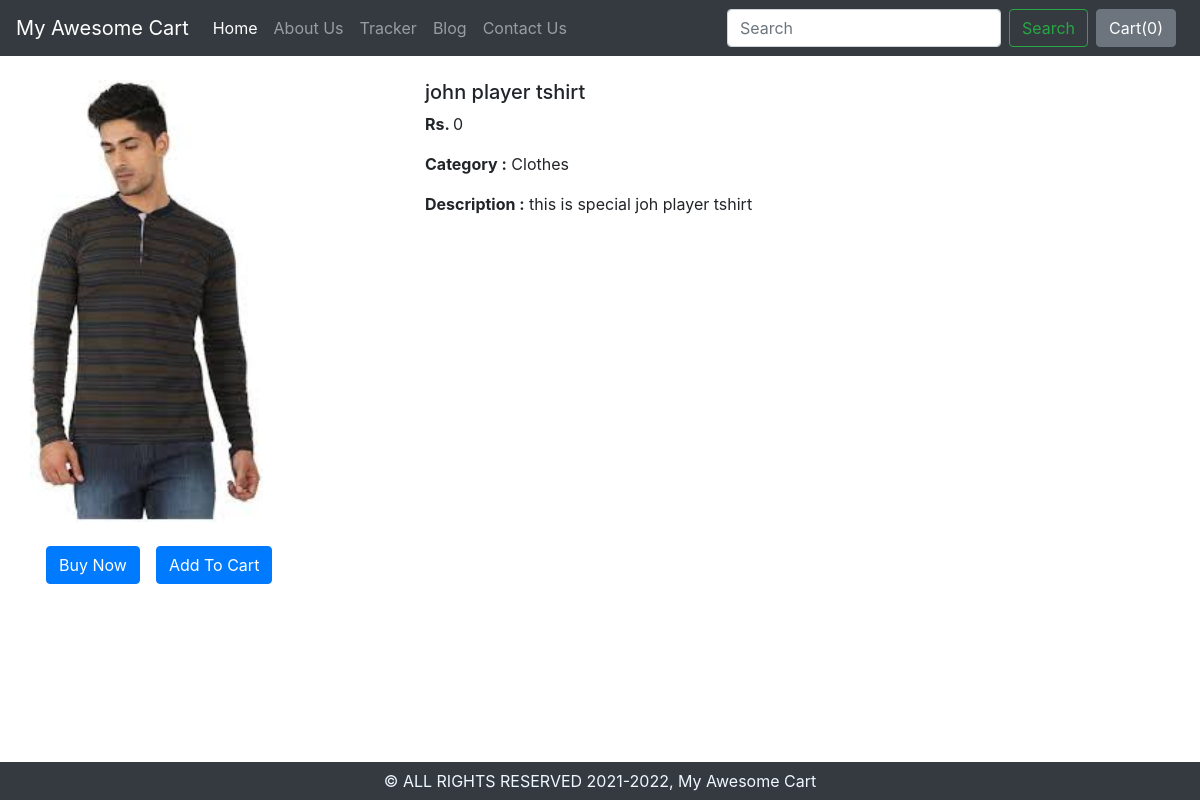
Page /shop/products/6 on the committed database.
### shop/views.py (the view)
# urls.py: path("products/<int:myid>", views.productView, name="ProductView"),
def productView(request, myid):
    product = Product.objects.filter(id=myid)
    return render(request, 'shop/prodView.html', {'product':product[0]})

### shop/templates/shop/prodView.html (shortened to what this page needs)
{% extends './basic.html' %}
{% block body %}
<div class="container my-4">
    <div class="row">
        <div class="col-md-4">
            <div class="row">
                <img src="/media/{{product.image}}" alt="" width="233px" height="auto">
            </div>
            <div class="row my-4">
                <button class="btn btn-primary mx-3">Buy Now</button>
                <button class="btn btn-primary ">Add To Cart</button>
            </div>
        </div>
        <div class="col-md-8">
            <h5>{{product.product_name}}</h5>
            <p><strong>Rs. </strong> {{product.price}}</p>
            <p><b>Category :</b> {{product.category}}</p>
            <p><b>Description :</b> {{product.desc}}</p>
        </div>
    </div>
</div>
{% endblock  %}

### rows in the picture
Product: image (picture), product_name "john player tshirt", price "0", category "Clothes", desc "this is special joh player tshirt"
